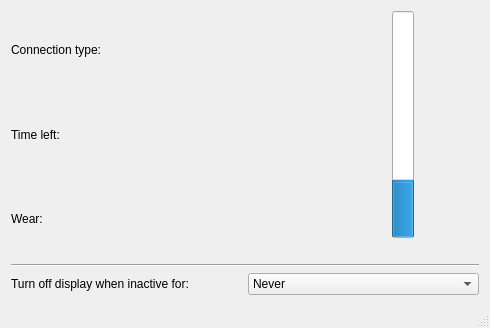
<?xml version="1.0" encoding="UTF-8"?>
<ui version="4.0">
 <class>MainWindow</class>
 <widget class="QMainWindow" name="MainWindow">
  <property name="geometry">
   <rect>
    <x>0</x>
    <y>0</y>
    <width>490</width>
    <height>328</height>
   </rect>
  </property>
  <property name="windowTitle">
   <string>Battery Manager</string>
  </property>
  <widget class="QWidget" name="centralWidget">
   <layout class="QVBoxLayout" name="verticalLayout">
    <item>
     <layout class="QHBoxLayout" name="horizontalLayout">
      <item>
       <layout class="QVBoxLayout" name="verticalLayout_2">
        <item>
         <widget class="QLabel" name="label_3">
          <property name="text">
           <string>Connection type:</string>
          </property>
         </widget>
        </item>
        <item>
         <widget class="QLabel" name="label">
          <property name="text">
           <string>Time left:</string>
          </property>
         </widget>
        </item>
        <item>
         <widget class="QLabel" name="label_2">
          <property name="text">
           <string>Wear:</string>
          </property>
         </widget>
        </item>
       </layout>
      </item>
      <item>
       <layout class="QVBoxLayout" name="verticalLayout_5">
        <item>
         <widget class="QLabel" name="connection">
          <property name="text">
           <string/>
          </property>
         </widget>
        </item>
        <item>
         <widget class="QLabel" name="time">
          <property name="text">
           <string/>
          </property>
         </widget>
        </item>
        <item>
         <widget class="QLabel" name="wear">
          <property name="text">
           <string/>
          </property>
         </widget>
        </item>
       </layout>
      </item>
      <item>
       <layout class="QVBoxLayout" name="verticalLayout_3">
        <item alignment="Qt::AlignHCenter">
         <widget class="QProgressBar" name="progressBar">
          <property name="layoutDirection">
           <enum>Qt::LeftToRight</enum>
          </property>
          <property name="value">
           <number>24</number>
          </property>
          <property name="textVisible">
           <bool>false</bool>
          </property>
          <property name="orientation">
           <enum>Qt::Vertical</enum>
          </property>
         </widget>
        </item>
        <item alignment="Qt::AlignHCenter">
         <widget class="QLabel" name="percent">
          <property name="text">
           <string/>
          </property>
         </widget>
        </item>
       </layout>
      </item>
     </layout>
    </item>
    <item>
     <widget class="Line" name="line">
      <property name="orientation">
       <enum>Qt::Horizontal</enum>
      </property>
     </widget>
    </item>
    <item>
     <layout class="QHBoxLayout" name="horizontalLayout_2">
      <item>
       <widget class="QLabel" name="label_4">
        <property name="text">
         <string>Turn off display when inactive for:</string>
        </property>
       </widget>
      </item>
      <item>
       <widget class="QComboBox" name="comboBox">
        <item>
         <property name="text">
          <string>Never</string>
         </property>
        </item>
        <item>
         <property name="text">
          <string>5 sec</string>
         </property>
        </item>
        <item>
         <property name="text">
          <string>1 min</string>
         </property>
        </item>
        <item>
         <property name="text">
          <string>2 min</string>
         </property>
        </item>
        <item>
         <property name="text">
          <string>3 min</string>
         </property>
        </item>
        <item>
         <property name="text">
          <string>4 min</string>
         </property>
        </item>
        <item>
         <property name="text">
          <string>5 min</string>
         </property>
        </item>
        <item>
         <property name="text">
          <string>10 min</string>
         </property>
        </item>
       </widget>
      </item>
     </layout>
    </item>
   </layout>
  </widget>
  <widget class="QMenuBar" name="menuBar">
   <property name="geometry">
    <rect>
     <x>0</x>
     <y>0</y>
     <width>490</width>
     <height>25</height>
    </rect>
   </property>
  </widget>
  <widget class="QStatusBar" name="statusBar"/>
 </widget>
 <layoutdefault spacing="6" margin="11"/>
 <resources/>
 <connections/>
</ui>
